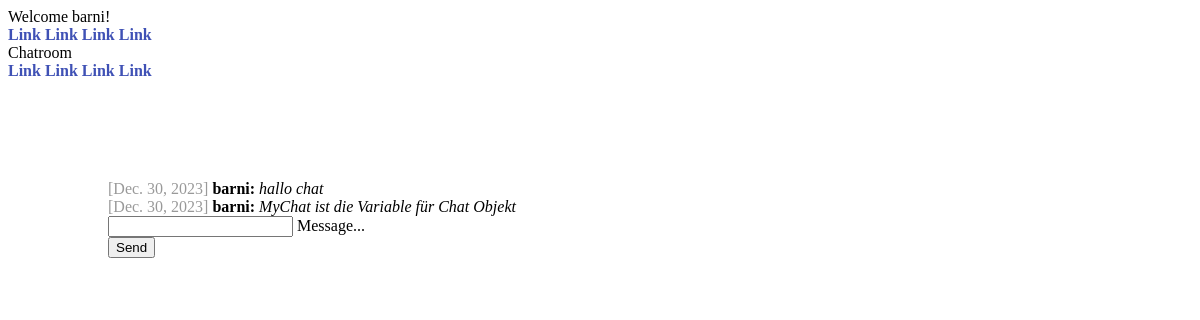
The app's page /chat/ (signed in), older data.
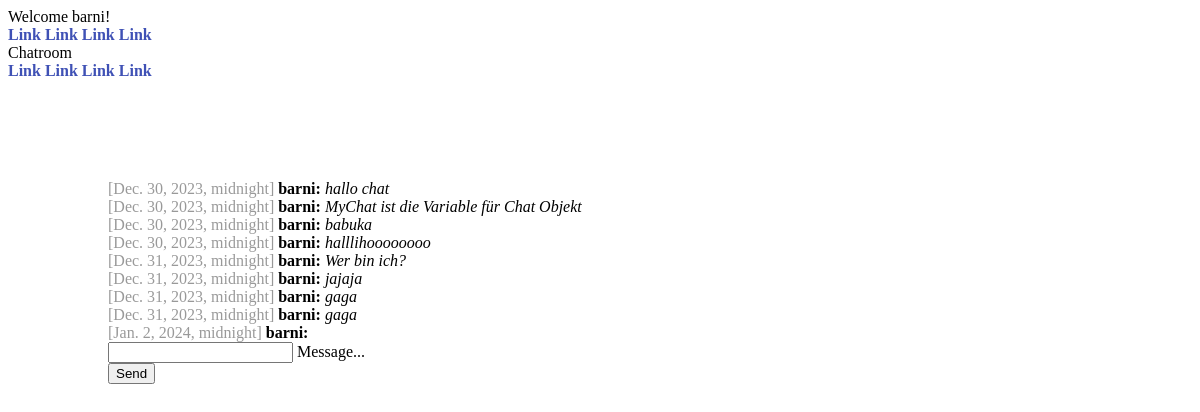
The same page, newer data.
### chat/models.py (models this page shows)
class Message(models.Model):
    text = models.CharField(max_length = 500)
    created_at = DateField(default=date.today)
    chat = models.ForeignKey(Chat, on_delete = models.CASCADE, related_name = 'chat_message_set', default=None, blank=True, null=True)
    author = models.ForeignKey(settings.AUTH_USER_MODEL, on_delete = models.CASCADE, related_name = 'author_message_set')
    receiver =  models.ForeignKey(settings.AUTH_USER_MODEL, on_delete = models.CASCADE, related_name = 'receiver_message_set')

### chat/views.py (the view)
# urls.py: path('chat/', index),
@login_required(login_url='/login/')
def index(request):
    if request.method == 'POST':
        text_message = request.POST.get('textmessage', '')
        print('Recieved data: ' + text_message)
        myChat = Chat.objects.get(id = 1)
        Message.objects.create(text = request.POST.get('textmessage', '' ), chat = myChat, author = request.user, receiver = request.user)
    chatMessages = Message.objects.filter(chat__id=1)
    return render(request, 'chat/index.html', {'messages': chatMessages})

### chat/templates/chat/index.html (shortened to what this page needs)
{% extends "base.html" %}
{% block content %}
{% if request.user.is_authenticated %}
{% for message in messages %}
<div>
  <span class="color-gray">[{{message.created_at}}]</span> <b>{{message.author}}:</b> <i>
    {{message.text}}</i> <br>
{% endfor %}
</div>
<form action="/chat/" method="post">
<div class="mdl-textfield mdl-js-textfield mdl-textfield--floating-label">
  <input class="mdl-textfield__input" name="textmessage" type="text" id="sample3">
  <label class="mdl-textfield__label" for="sample3">Message...</label>
</div>
<button class="mdl-button mdl-js-button mdl-button--raised mdl-js-ripple-effect mdl-button--accent">
  Send
</button>
</form>
{% else %}
<h1>Nicht eingeloggt</h1>
<p>Du bist aktuell nicht eingeloggt. Bitte logge dich ein. <br>
  Bitte klicke auf <a href="/login/">hier.</a>
</p>
{% endif %}
{% endblock %}

### templates/base.html (shortened to what this page needs)
<!DOCTYPE html>
<html lang="en">
<head>
    <meta name="viewport" content="width=device-width, initial-scale=1.0"> {% load static %}
<link rel="stylesheet" href="{% static 'css/style.css' %}">
<link rel="stylesheet" href="https://code.getmdl.io/1.3.0/material.indigo-pink.min.css">
</head>
<body>
<div class="mdl-layout mdl-js-layout mdl-layout--fixed-header">
    <header class="mdl-layout__header">
      <div class="mdl-layout__header-row">
        <span class="mdl-layout-title">
          {% if request.user.is_authenticated %}
            Welcome {{request.user}}!
          {% else %}
            Welcome! Please log in!
          {% endif %}
        </span>
        <nav class="mdl-navigation mdl-layout--large-screen-only">
          <a class="mdl-navigation__link" href="">Link</a>
          <a class="mdl-navigation__link" href="">Link</a>
          <a class="mdl-navigation__link" href="">Link</a>
          <a class="mdl-navigation__link" href="">Link</a>
        </nav>
      </div>
    </header>
    <div class="mdl-layout__drawer">
      <span class="mdl-layout-title">Chatroom</span>
      <nav class="mdl-navigation">
        <a class="mdl-navigation__link" href="">Link</a>
        <a class="mdl-navigation__link" href="">Link</a>
        <a class="mdl-navigation__link" href="">Link</a>
        <a class="mdl-navigation__link" href="">Link</a>
      </nav>
    </div>
    <main class="mdl-layout__content">
      <div class="page-content">
        {% block content %}
        {% endblock %}
      </div>
    </main>
  </div>
</body>
</html>

### static/css/style.css (style rules this page uses)
i { margin-top: 12px; }
.page-content { padding: 100px 100px; }
.color-gray { color: rgba(0, 0, 0, 0.4); }
a { color: rgb(63, 81, 181) !important; text-decoration: none; font-weight: 600 !important; }

Row changes from the older to the newer data that the page shows:
computed for Message "hallo chat": created_at "Dec. 30, 2023" → "Dec. 30, 2023, midnight"
computed for Message "MyChat ist die Variable für Chat Objekt": created_at "Dec. 30, 2023" → "Dec. 30, 2023, midnight"
added Message: created_at "Dec. 30, 2023, midnight", author "barni", text "babuka"
added Message: created_at "Dec. 30, 2023, midnight", author "barni", text "halllihoooooooo"
added Message: created_at "Dec. 31, 2023, midnight", author "barni", text "Wer bin ich?"
added Message: created_at "Dec. 31, 2023, midnight", author "barni", text "jajaja"
added Message: created_at "Dec. 31, 2023, midnight", author "barni", text "gaga"
added Message: created_at "Dec. 31, 2023, midnight", author "barni", text "gaga"
added Message: created_at "Jan. 2, 2024, midnight", author "barni"
